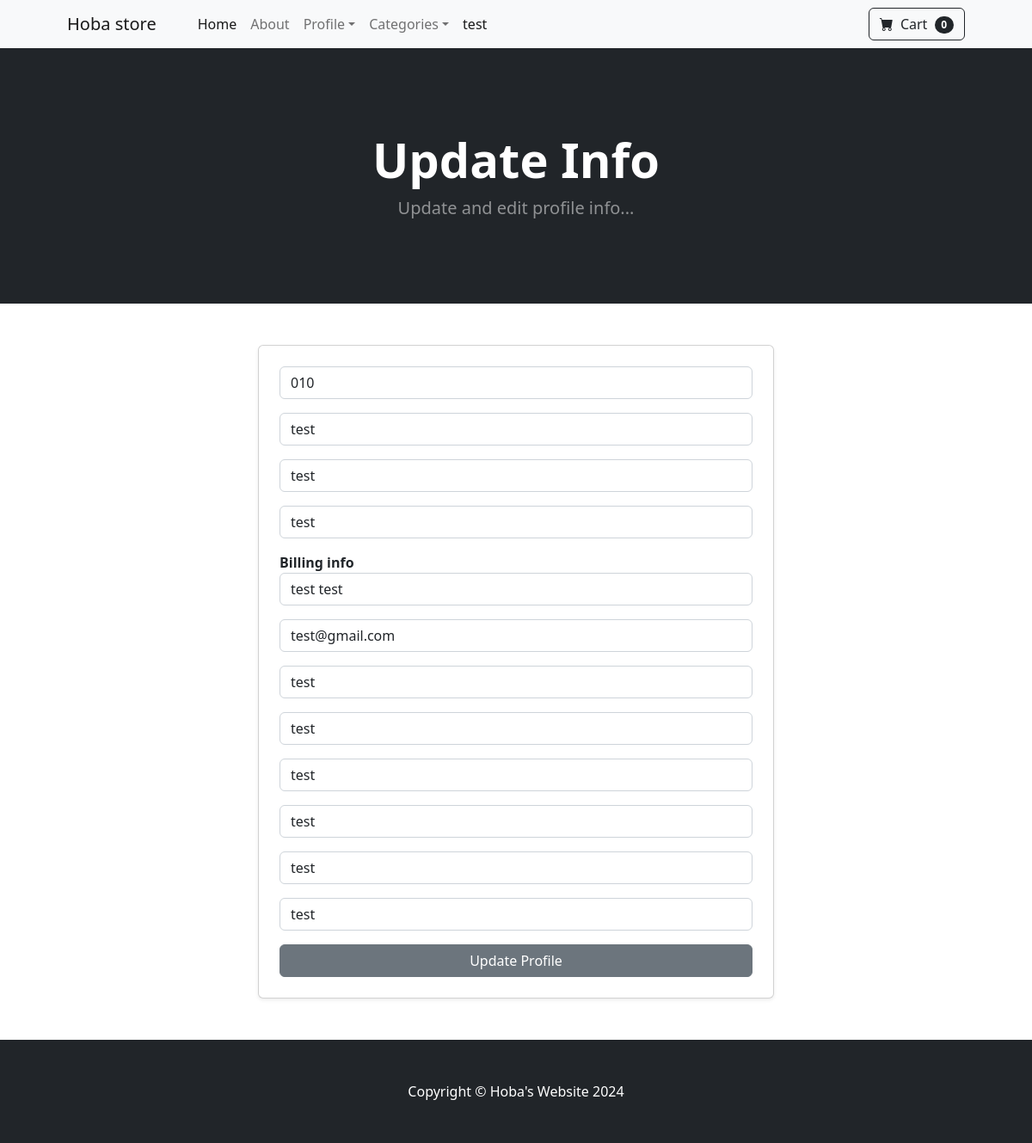
Page /update_info/ (signed in) on the committed database.
### store/models.py (models this page shows, shortened)
class Profile(models.Model):
    user = models.OneToOneField(User, on_delete=models.CASCADE)
    date_modified = models.DateTimeField(User, auto_now=True)
    phone = models.CharField(max_length=20, blank=True)
    address = models.CharField(max_length=200, blank=True)
    city = models.CharField(max_length=200, blank=True)
    governorate = models.CharField(max_length=200, blank=True)
    old_cart = models.CharField(max_length=200, blank=True, null=True)

### payment/models.py (models this page shows, shortened)
class ShippingAddress(models.Model):
    user = models.ForeignKey(User, on_delete=models.CASCADE, blank=True, null=True)
    shipping_full_name = models.CharField(max_length=255)
    shipping_email = models.CharField(max_length=255)
    shipping_address1 = models.CharField(max_length=255)
    shipping_address2 = models.CharField(max_length=255, null=True, blank=True)
    shipping_city = models.CharField(max_length=255)
    shipping_state = models.CharField(max_length=255, blank= True, null=True)
    shipping_zipcode = models.CharField(max_length=255, blank=True, null=True)
    shipping_country = models.CharField(max_length=255)
    class Meta:
        verbose_name_plural = 'Shipping Address'

### store/views.py (the view)
# urls.py: path('update_info/', views.update_info, name='update_info'),
def update_info(request):
    if request.user.is_authenticated: # check if current user is logged in
        current_user = Profile.objects.get(user__id=request.user.id) # get current user unique id to match the user's id
        try:
            shipping_user = ShippingAddress.objects.get(user__id=request.user.id)
        except ShippingAddress.DoesNotExist:
            shipping_user = ShippingAddress(user=request.user)
        form = UserInfoForm(request.POST or None, instance=current_user) # get the form for the user (using their id)
        shipping_form = ShippingForm(request.POST or None, instance=shipping_user)
        print(f"Shipping ID: {shipping_user.id}")
        if form.is_valid() and shipping_form.is_valid():
            form.save()
            shipping_form.save()
            messages.success(request, "Your details are saved successfully!")
            return redirect('home')
        return render(request, 'users/update_info.html', {'form': form, 'shipping_form': shipping_form})
    messages.error(request, "You must be logged first!")
    return redirect('update_info')

### store/forms.py
class UserInfoForm(forms.ModelForm):
    phone = forms.CharField(label='', widget=forms.TextInput(attrs={'class':'form-control', 'placeholder':'Phone Number'}), required=False)
    address = forms.CharField(label='', widget=forms.TextInput(attrs={'class':'form-control', 'placeholder':'Address'}), required=False)
    city = forms.CharField(label='', widget=forms.TextInput(attrs={'class':'form-control', 'placeholder':'City'}), required=False)
    governorate = forms.CharField(label='', widget=forms.TextInput(attrs={'class':'form-control', 'placeholder':'Governorate or State'}), required=False)
    class Meta:
        model = Profile
        fields = ('phone', 'address', 'city', 'governorate',)

### cart/cart.py (called while the page is built)
    def __len__(self):
        return len(self.cart)

### cart/context_processors.py (called while the page is built)
def cart(request):
    return {'cart': Cart(request)}

### store/templates/users/update_info.html (shortened to what this page needs)
{% extends "base.html" %}
{% block content %}
<header class="bg-dark py-5 mb-5">
    <div class="container px-4 px-lg-5 my-5">
        <div class="text-center text-white">
            <h1 class="display-4 fw-bolder">Update Info</h1>
            <p class="lead fw-normal text-white-50 mb-0">Update and edit profile info...</p>
        </div>
    </div>
</header>
<div class='col-md-6 offset-md-3'>
    <div class='card shadow-sm p-4'>
        <form method="POST" action='{% url "update_info" %}'>
            {{ form.as_p }}
            <strong>
                Billing info
            </strong>
            {{ shipping_form.as_p }}
            <button type="submit" class="btn btn-secondary w-100">Update Profile</button>
        </form>
    </div>
</div>
{% endblock content %}

### store/templates/nav.html (shortened to what this page needs)
<nav class="navbar navbar-expand-lg navbar-light bg-light">
    <div class="container px-4 px-lg-5">
        <a class="navbar-brand" href="#!">Hoba store</a>
        <div class="collapse navbar-collapse" id="navbarSupportedContent">
            <ul class="navbar-nav me-auto mb-2 mb-lg-0 ms-lg-4">
                <li class="nav-item"><a class="nav-link active" aria-current="page" href="{% url 'home' %}">Home</a></li>
                <li class="nav-item"><a class="nav-link" href="{% url 'about' %}">About</a></li>
                {% if user.is_authenticated %}
                <li class="nav-item dropdown">
                    <a class="nav-link dropdown-toggle" id="navbarDropdown" href="#" role="button" data-bs-toggle="dropdown" aria-expanded="false">Profile</a>
                </li>
                {% else %}
                <li class="nav-item"><a class="nav-link" href="{% url 'login' %}">Log in</a></li>
                {% endif %}
                <li class="nav-item dropdown">
                    <a class="nav-link dropdown-toggle" id="navbarDropdown" href="#" role="button" data-bs-toggle="dropdown" aria-expanded="false">Categories</a>
                </li>
                <li class = 'active nav-link'>{{user.username}}</li>
            </ul>
            <form class="d-flex">
                <a href="{% url 'cart_summary' %}" class="btn btn-outline-dark" >
                    <i class="bi-cart-fill me-1"></i>
                    Cart
                    <span class="badge bg-dark text-white ms-1 rounded-pill" id="cart_quantity"> {{cart|length}} </span>
                </a>
            </form>
        </div>
    </div>
</nav>

### rows in the picture
Profile: phone "010", address "test", city "test", governorate "test"
ShippingAddress: shipping_full_name "test test", shipping_email "test@gmail.com", shipping_address1 "test", shipping_address2 "test", shipping_city "test", shipping_state "test", shipping_zipcode "test", shipping_country "test"

### other values in the picture
{{ user.username }} "test"
{{ cart|length }} "0"
